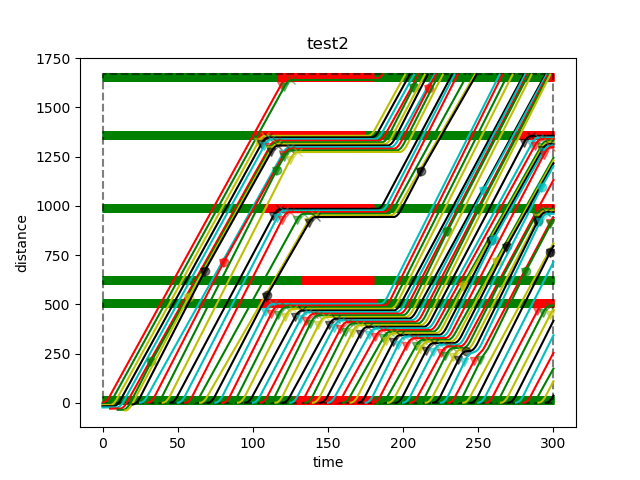
#> input picture test2/test2_Car_As.png, 640 x 480 px
$ python -i 03plot_figure.py   (imports and definitions only)
#> lines starting #> are read from the running program, lines starting #| are printed output that depends on the picture
# -*- coding: utf-8 -*-7

simulation_id = 'v_ini_test'
plot_speed_down_flag = 1   #0 for no, 1 for yes
plot_red_flag = 1      #0 for no, 1 for yes
plot_front_flag = 1    #0 for no, 1 for yes
plot_red_alpha = 0.5  #number of 0~1
anmi_flag = 1
anmi_state_flag = 1
anmi_width_set = [15, 4.8]
anmi_step_time = 1 #1s 10 frames


car_infor_num = 5

import sys
import numpy as np
import matplotlib.pyplot as plt
from matplotlib.animation import FuncAnimation


# [6 lines not run here, left out]
# [1 line that did not run here, left out]
# [1 line that did not run here, left out]
# [1 line that did not run here, left out]
# [1 line that did not run here, left out]
# [1 line that did not run here, left out]
# [1 line that did not run here, left out]
# [1 line that did not run here, left out]
# [1 line that did not run here, left out]
# [1 line that did not run here, left out]

# [1 line that did not run here, left out]
# [1 line that did not run here, left out]
# [1 line that did not run here, left out]

loc_s=[]
weigth_s=[]
green_ts=[]
red_ts=[]


# [15 lines not run here, left out]

fig, ax = plt.subplots()
# [8 lines not run here, left out]

colorL = ['r', 'g', 'y', 'k', 'c']
# [41 lines not run here, left out]

fig, ax = plt.subplots()
# [52 lines not run here, left out]

fig, ax = plt.subplots()
# [6 lines not run here, left out]
# [1 line that did not run here, left out]
plot_light_list=[]
# [3 lines not run here, left out]

plot_list_a=[]
plot_list_b=[]
plot_state_list_a=[]
plot_state_list_b=[]
# [21 lines not run here, left out]

def update(i):
    label = 'timestep {0}/{1}'.format(i, len(car_aF))
    print(label)
    aL = car_aF[i].split()
    bL = car_bF[i].split()
    lightL = light_F[i].split()
    r=()
    for j in range(len(plot_list_a)):
        car_length = float(car_infor_aF[j+1].split()[1])
        x = float(aL[j*car_infor_num+1])
        tp = plot_list_a[j].set_xdata([x, x-car_length])
        live_flag = int(aL[j*car_infor_num+5])
        if live_flag == 0:
            tp = plot_list_a[j].set_visible(0)
        else:
            tp = plot_list_a[j].set_visible(1)
        if anmi_state_flag == 1:
            tpp = plot_state_list_a[j].set_xdata([x-0.5*car_length])
            state = int(aL[j*car_infor_num+4])
            if state == 0 or state == 1:
                tpp = plot_state_list_a[j].set_marker('.')
            elif state%10 == 3:
                tpp = plot_state_list_a[j].set_marker('+')
            elif state%10 == 2:
                tpp = plot_state_list_a[j].set_marker('v')
            elif state == 31 or (state == 21 and float(aL[j*car_infor_num+2]) == 0):
                tpp = plot_state_list_a[j].set_marker('x')
            elif state == 10:
                if float(aL[j*car_infor_num+3]) == 0:
                    tpp = plot_state_list_a[j].set_marker('_')
                else:
                    tpp = plot_state_list_a[j].set_marker('^')
            else:
                tpp = plot_state_list_a[j].set_marker('o')
            if live_flag == 0:
                tpp = plot_state_list_a[j].set_visible(0)
            else:
                tpp = plot_state_list_a[j].set_visible(1)
            r = r+(tpp,)
        r = r+(tp,)
    for j in range(len(plot_list_b)):
        car_length = float(car_infor_bF[j+1].split()[1])
        x = float(bL[j*car_infor_num+1])
        tp = plot_list_b[j].set_xdata([x, x+car_length])
        live_flag = int(bL[j*car_infor_num+5])
        if live_flag == 0:
            tp = plot_list_b[j].set_visible(0)
        else:
            tp = plot_list_b[j].set_visible(1)
        if anmi_state_flag == 1:
            tpp = plot_state_list_b[j].set_xdata([x+0.5*car_length])
            state = int(bL[j*car_infor_num+4])
            if state == 0:
                tpp = plot_state_list_b[j].set_marker('.')
            elif state%10 == 3:
                tpp = plot_state_list_b[j].set_marker('+')
            elif state%10 == 2:
                tpp = plot_state_list_b[j].set_marker('v')
            elif state == 31 or (state == 21 and float(bL[j*car_infor_num+2]) == 0):
                tpp = plot_state_list_b[j].set_marker('x')
            elif state == 10:
                if float(bL[j*car_infor_num+3]) == 0:
                    tpp = plot_state_list_b[j].set_marker('_')
                else:
                    tpp = plot_state_list_b[j].set_marker('^')
            else:
                tpp = plot_state_list_b[j].set_marker('o')
            if live_flag == 0:
                tpp = plot_state_list_b[j].set_visible(0)
            else:
                tpp = plot_state_list_b[j].set_visible(1)
            r = r+(tpp,)
        r = r+(tp,)
    for j in range(len(plot_light_list)):
        s = float(lightL[j+1])
        if s == 1:
            plot_light_list[j].set_color('g')
        else:
            plot_light_list[j].set_color('r')
    ts = round(float(aL[0]), 3)
    ta = ax.set_title(simulation_id+'\nT = '+str(ts)+'s')
    r = r+(ta,)
    return r

# [1 line that did not run here, left out]
# [2 lines that did not run here, left out]

# [1 line that did not run here, left out]
# [1 line not run here, left out]

>>> import cv2
>>> picture = cv2.imread('test2/test2_Car_As.png', cv2.IMREAD_GRAYSCALE)
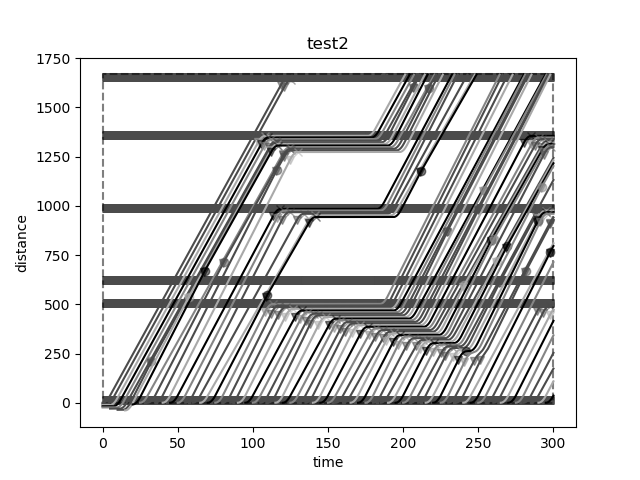
#> picture: shape (480, 640); min 0, max 255, mean 217.6
#> (the run stopped early here; a loop or call above may not have finished)

$ run again, on test2/test2_Car_Bs.png
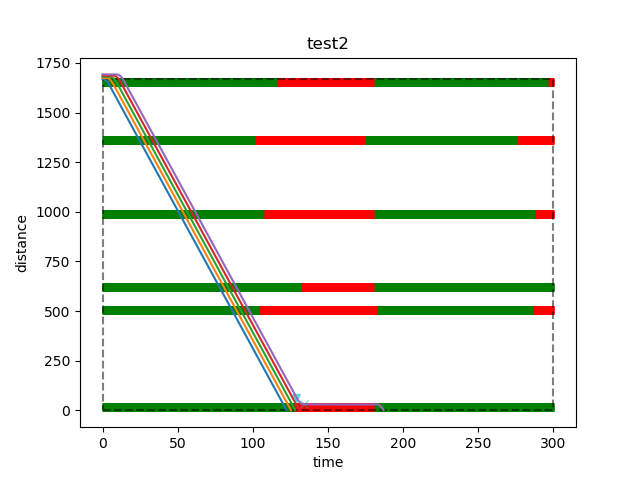
#> input picture test2/test2_Car_Bs.png, 640 x 480 px
#> `picture = cv2.imread('test2/test2_Car_As.png', cv2.IMREAD_GRAYSCALE)`:
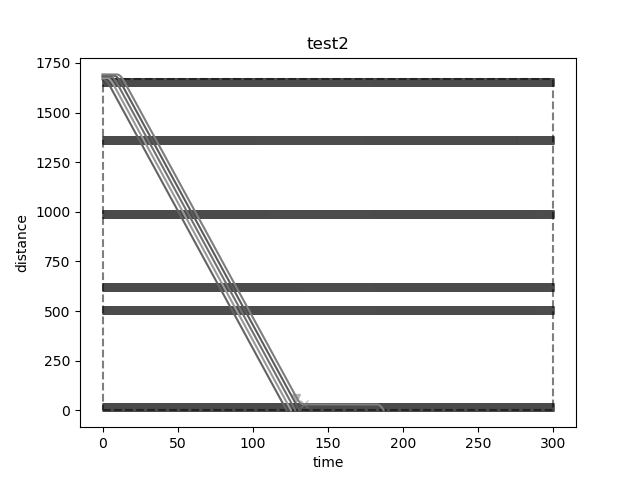
#> picture: shape (480, 640); min 0, max 255, mean 235.7
